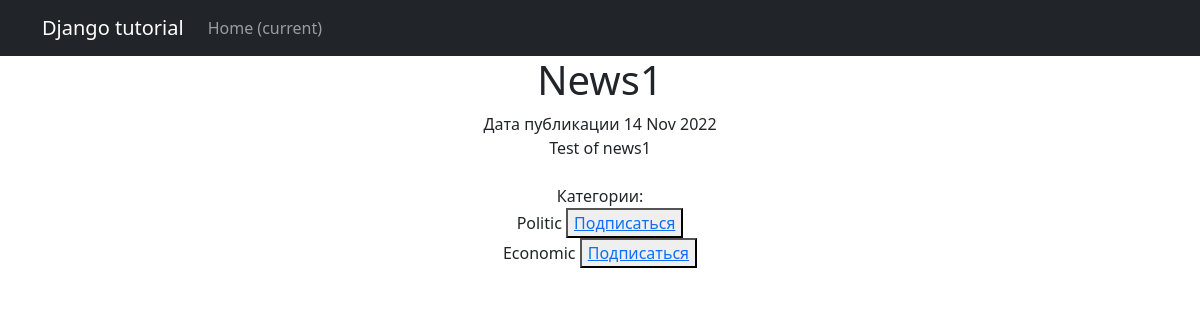
Screenshot of /news/3 with the database file from the repository.
### news/models.py (models this page shows, shortened)
class Post(models.Model):
    article = 'A'
    news = 'N'
    POSITIONS = [
        (article, 'Статья'),
        (news, 'Новость')
    ]
    type = models.CharField(max_length=1, choices=POSITIONS, default=news)
    time_creating = models.DateTimeField(auto_now_add=True)
    title = models.CharField(max_length=100)
    text = models.TextField()
    rate = models.IntegerField(default=0)
    author = models.ForeignKey(Author, on_delete=models.CASCADE)
    category = models.ManyToManyField(Category, through='PostCategory')

class Category(models.Model):
    name = models.CharField(max_length=100, unique=True)
    subscribers = models.ManyToManyField(User, through='CategoryUser')
    def __str__(self):
        return self.name

### news/views.py (the view)
# urls.py: path('news/<int:pk>', PostDetail.as_view(), name='Detail'),
class PostDetail(DetailView):
    model = Post
    template_name = 'news_d.html'
    context_object_name = 'post'
    def get_context_data(self, **kwargs):
        context = super().get_context_data(**kwargs)
        if self.request.user.is_authenticated:
            context['subscribes'] = Category.objects.filter(subscribers=self.request.user)
        return context

### news/templatetags/custom_filters.py (called while the page is built)
@register.filter()
def censor(value):
    if not isinstance(value, str):
        raise TypeError('Incorrect type for filter "censor"')
    words = ['скач', 'редиска', 'раскол', 'раскал', 'шухер']
    value.lower()
    for i in words:
        j = 0
        while j >= 0:
            j = value.find(i)
            if j != -1:
                new_value = value[:j+1] + (len(i) - 1) * '*' + value[j+len(i):]
                value = new_value
    return value

### templates/news_d.html (shortened to what this page needs)
{% extends 'default.html' %}
{% load custom_filters %}
{% block content %}
<h1>{{ post.title }}</h1>
Дата публикации {{ post.time_creating|date:'d M Y' }}<br>
{{ post.text|censor }}<br>
{% if post.category.all %}
<br>Категории:<br>
{% for i in post.category.all %}
{{ i }} {% if not request.user.is_authenticated %}<button>
    <a href="http://127.0.0.1:8000/accounts/login/"> Подписаться </a></button><br>
{% elif i not in subscribes %}<button> <a href="{% url 'subscribe' i.pk %}"> Подписаться </a></button><br>
{% else %} Вы подписаны на эту категорию<br>
{% endif %}
{% endfor %}
{% endif %}
{% endblock content %}

### rows the page displays
Post: title "News1", time_creating "14 Nov 2022", text|censor "Test of news1"
Category: name "Politic"
Category: name "Economic"
